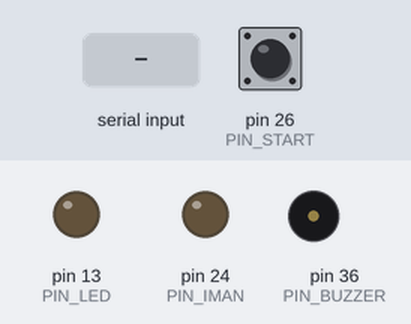
The sketch below on a simulated Arduino Mega 2560, built with avr-gcc and run on an emulated ATmega2560. Parts: output pins drawn as LEDs (lit = HIGH), buzzer (waves = sounding). The test bench sets the inputs (shaded band); at power-on: pin 26 (PIN_START) HIGH. What the sketch prints to the serial monitor is not drawn.

Above: at 1.2 s.
1.3 s: pin 26 (PIN_START) pulled LOW for 0.15 s
At 2.2 s:
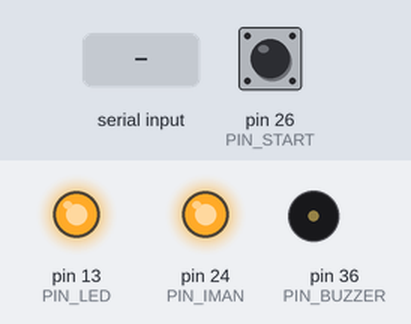
4.4 s: "p\n" received over Serial
7.4 s: "a\n" received over Serial
At 8.2 s:
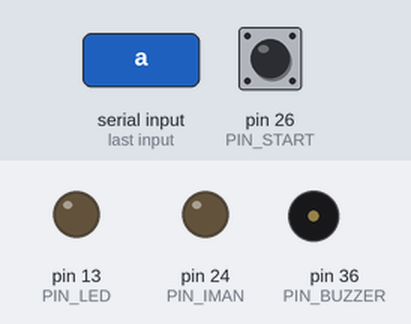
8.9 s: "p\n" received over Serial
At 9.7 s:
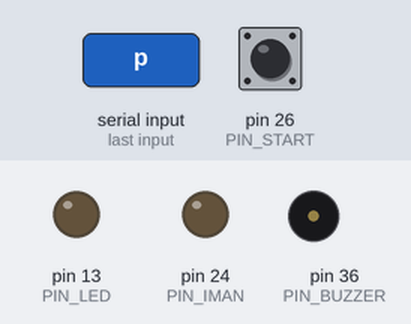
Timing chart, 0 to 12.9 s (numbered marks = the images above; inputs shaded):
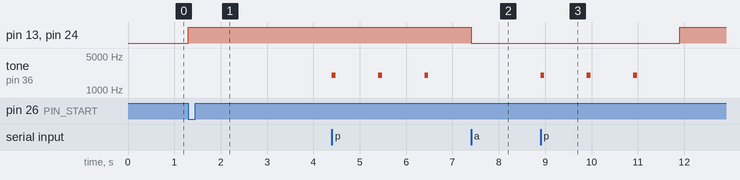

The sketch:

prueba_electroiman.ino
```cpp
/*
  MathBot · prueba del electroimán con relé (MiniPBL2, Física Aplicada III)

  Circuito (guia_electroiman/index.html, hoja E-03):
    D24 -> 1 kΩ -> base del 2N2222 (10 kΩ de base a GND), emisor a GND,
    colector -> bobina del relé T73 5 V -> +5 V, 1N4007 en paralelo a la bobina (franja a +5 V).
    Contacto del relé: fuente (+) -> COM, NA -> electroimán -> fuente (−).
  La bobina del relé pide ≈70 mA: el pin del Mega no la mueve solo (máx. 20 mA recomendado).

  Reglas de la prueba: máximo 10 s encendido; cuenta la masa sostenida 5 s y que se suelte al apagar.

  Monitor Serie a 115200, con Enter:
    e        encender (se apaga solo a los 10 s)
    e 5      encender 5 s (1 a 10)
    a        apagar ya
    p        prueba oficial: 3 s de cuenta atrás, 10 s encendido, avisa al cumplir 5 s
    ?        estado
  START (D26 a GND) también enciende 10 s; PARO (D28, NC a GND) apaga si HAY_PARO = true.
*/

const uint8_t PIN_IMAN = 24;     // base del 2N2222 (vía 1 kΩ)
const uint8_t PIN_START = 26;
const uint8_t PIN_PARO = 28;     // hongo NC: HIGH = presionado o cable suelto
const bool HAY_PARO = false;     // true si el hongo de PARO está conectado (en el robot sí)
const uint8_t PIN_BUZZER = 36;
const uint8_t PIN_LED = 13;

const unsigned long T_MAX = 10000;   // regla del MiniPBL2
const unsigned long T_SOSTENER = 5000;
const unsigned long T_DESCANSO = 2000; // entre pulsos, para no rebotar el relé

bool encendido = false, avisado = false;
unsigned long tOn = 0, tDur = 0, tOff = 0;

bool paro() { return HAY_PARO && digitalRead(PIN_PARO) == HIGH; }

void imanOn(unsigned long ms) {
  if (millis() - tOff < T_DESCANSO && tOff != 0) { Serial.println(F("! espera 2 s entre pulsos")); return; }
  if (paro()) { Serial.println(F("! PARO presionado")); return; }
  tDur = min(ms, T_MAX);
  digitalWrite(PIN_IMAN, HIGH); digitalWrite(PIN_LED, HIGH);
  encendido = true; avisado = false; tOn = millis();
  Serial.print(F("ON  ")); Serial.print(tDur / 1000.0, 1); Serial.println(F(" s"));
}

void imanOff(const __FlashStringHelper *por) {
  digitalWrite(PIN_IMAN, LOW); digitalWrite(PIN_LED, LOW);
  if (encendido) {
    Serial.print(F("OFF tras ")); Serial.print((millis() - tOn) / 1000.0, 2);
    Serial.print(F(" s (")); Serial.print(por); Serial.println(')');
    tOff = millis();
  }
  encendido = false;
}

void pitido(unsigned int ms) { tone(PIN_BUZZER, 2000, ms); }

void pruebaOficial() {
  Serial.println(F("Prueba: coloca la pieza y las masas"));
  for (int i = 3; i > 0; i--) { Serial.println(i); pitido(80); delay(1000); }
  imanOn(T_MAX);
}

void estado() {
  Serial.print(F("iman ")); Serial.print(encendido ? F("ON ") : F("OFF "));
  if (encendido) { Serial.print((millis() - tOn) / 1000.0, 1); Serial.print(F(" s ")); }
  Serial.print(F("| PARO ")); Serial.println(!HAY_PARO ? F("no conectado") : paro() ? F("activo") : F("libre"));
}

void setup() {
  digitalWrite(PIN_IMAN, LOW);
  pinMode(PIN_IMAN, OUTPUT);
  pinMode(PIN_LED, OUTPUT);
  pinMode(PIN_START, INPUT_PULLUP);
  pinMode(PIN_PARO, INPUT_PULLUP);
  Serial.begin(115200);
  Serial.println(F("MathBot · prueba_electroiman · e / e 5 / a / p / ?"));
}

void loop() {
  if (encendido) {
    unsigned long t = millis() - tOn;
    if (!avisado && t >= T_SOSTENER) { avisado = true; pitido(300); Serial.println(F("5 s sostenido")); }
    if (t >= tDur) imanOff(F("tiempo"));
    if (paro()) imanOff(F("PARO"));
  }

  static bool startAntes = HIGH;
  bool s = digitalRead(PIN_START);
  if (startAntes == HIGH && s == LOW && !encendido) imanOn(T_MAX);
  startAntes = s;

  if (Serial.available()) {
    String l = Serial.readStringUntil('\n'); l.trim();
    if (l == "a") imanOff(F("orden"));
    else if (l == "e") imanOn(T_MAX);
    else if (l.startsWith("e ")) { long seg = l.substring(2).toInt(); if (seg >= 1 && seg <= 10) imanOn(seg * 1000UL); else Serial.println(F("usa e 1 a e 10")); }
    else if (l == "p") pruebaOficial();
    else if (l == "?") estado();
    else if (l.length()) Serial.println(F("? e / e 5 / a / p / ?"));
  }
}
```

Measured:
- after the input at 1.3 s, pin 13 (PIN_LED), pin 24 (PIN_IMAN): LOW → HIGH at once
- after the input at 7.4 s, pin 13 (PIN_LED), pin 24 (PIN_IMAN): HIGH → LOW at once
- after the input at 8.9 s, pin 13 (PIN_LED), pin 24 (PIN_IMAN): LOW → HIGH after 3.0 s; tone on pin 36 (PIN_BUZZER): alternates 2000 Hz for 0.08 s and silent for 0.92 s, 6 changes in all, then stays silent, starting at once
- by itself, tone on pin 36 (PIN_BUZZER): alternates 2000 Hz for 0.08 s and silent for 0.92 s
